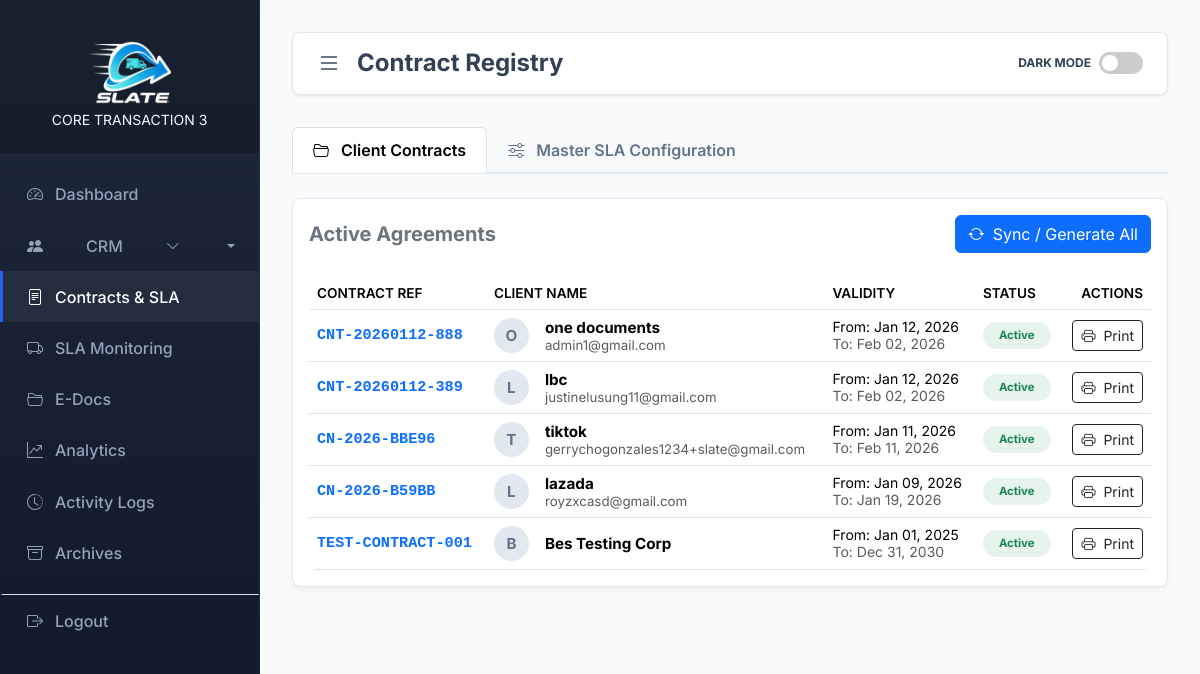
The page /admin_contracts.php (signed in) on the database as committed earlier.
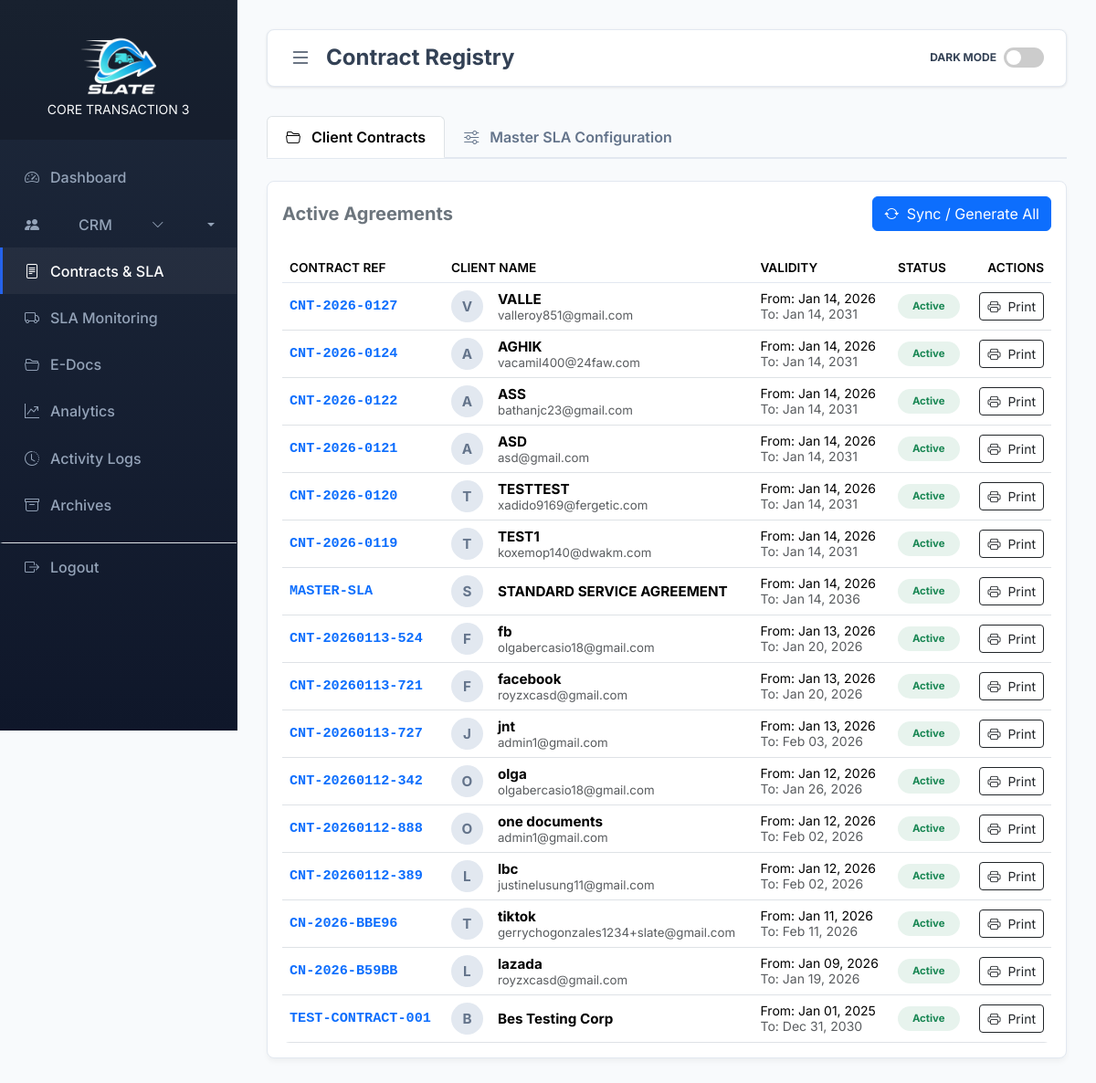
The same page on the database as committed later.
### tables this page shows
CREATE TABLE `contracts` (
  `id` int(11) NOT NULL,
  `contract_number` varchar(50) NOT NULL,
  `user_id` int(11) NOT NULL,
  `client_name` varchar(100) NOT NULL,
  `start_date` date NOT NULL,
  `end_date` date NOT NULL,
  `status` enum('Active','Expired','Terminated') DEFAULT 'Active',
  `contract_file` varchar(255) DEFAULT NULL,
  `created_at` datetime DEFAULT current_timestamp()
);

CREATE TABLE `accounts` (
  `id` int(11) NOT NULL,
  `username` varchar(255) DEFAULT NULL,
  `email` varchar(100) NOT NULL,
  `phone_number` varchar(20) DEFAULT NULL,
  `gender` enum('Male','Female','Other') DEFAULT NULL,
  `password` varchar(255) DEFAULT NULL,
  `profile_image` varchar(255) DEFAULT NULL,
  `role` enum('admin','user') DEFAULT 'user',
  `created_at` timestamp NOT NULL DEFAULT current_timestamp(),
  `otp_hash` varchar(255) DEFAULT NULL,
  `otp_expires_at` datetime DEFAULT NULL,
  `otp_attempts` int(11) DEFAULT 0,
  `last_otp_sent_at` datetime NOT NULL DEFAULT current_timestamp()
);

### admin_contracts.php (the view, shortened to what the changed rows need)
<?php
include("connection.php");
$contractsQ = mysqli_query($conn, "SELECT c.*, a.email, a.username, a.profile_image
                                   FROM contracts c
                                   LEFT JOIN accounts a ON c.user_id = a.id
                                   WHERE c.id != 0 ORDER BY c.id DESC");
?>
<!DOCTYPE html>
<html lang="en">
<head>
    <link href="https://cdn.jsdelivr.net/npm/bootstrap@5.3.3/dist/css/bootstrap.min.css" rel="stylesheet">
    <link href="https://cdn.jsdelivr.net/npm/bootstrap-icons@1.11.3/font/bootstrap-icons.css" rel="stylesheet">
</head>
<body>
    <div class="content" id="mainContent">
        <div class="card border-0 shadow-none bg-transparent">
            <div class="tab-content" id="myTabContent">
                <div class="tab-pane fade show active" id="contracts-pane" role="tabpanel">
                    <div class="card">
                        <div class="card-body">
                            <div class="table-responsive">
                                <table class="table table-hover align-middle mb-0">
                                    <thead>
                                        <tr>
                                            <th>Contract Ref</th>
                                            <th>Client Name</th>
                                            <th>Validity</th>
                                            <th>Status</th>
                                            <th class="text-end">Actions</th>
                                        </tr>
                                    </thead>
                                    <tbody>
                                        <?php if(mysqli_num_rows($contractsQ) > 0): ?>
                                            <?php while($row = mysqli_fetch_assoc($contractsQ)): ?>
                                            <tr>
                                                <td class="fw-bold text-primary font-monospace">
                                                    <?php echo $row['contract_number']; ?>
                                                </td>
                                                <td>
                                                    <div class="d-flex align-items-center gap-3">
                                                        <div class="client-avatar">
                                                            <?php echo strtoupper(substr($row['client_name'], 0, 1)); ?>
                                                        </div>
                                                        <div>
                                                            <div class="fw-bold"><?php echo $row['client_name']; ?></div>
                                                            <div class="small text-muted"><?php echo $row['email']; ?></div>
                                                        </div>
                                                    </div>
                                                </td>
                                                <td class="small">
                                                    <div>From: <?php echo date('M d, Y', strtotime($row['start_date'])); ?></div>
                                                    <div class="text-muted">To: <?php echo date('M d, Y', strtotime($row['end_date'])); ?></div>
                                                </td>
                                                <td><span class="badge bg-success bg-opacity-10 text-success px-3 py-2 rounded-pill">Active</span></td>
                                                <td class="text-end">
                                                    <a href="contract_print.php?id=<?php echo $row['id']; ?>" target="_blank" class="btn btn-sm btn-outline-dark">
                                                        <i class="bi bi-printer me-1"></i> Print
                                                    </a>
                                                </td>
                                            </tr>
                                            <?php endwhile; ?>
                                        <?php else: ?>
                                            <tr><td colspan="5" class="text-center py-5 text-muted">No contracts found. Click Sync to generate.</td></tr>
                                        <?php endif; ?>
                                    </tbody>
                                </table>
                            </div>
                        </div>
                    </div>
                </div>
            </div>
        </div>
    </div>
</body>
</html>

Rows that differ between the two databases and show on the page:
added contracts: contract_number "CNT-2026-0127", client_name "V", client_name "VALLE", user.email "valleroy851@gmail.com", start_date "Jan 14, 2026", end_date "Jan 14, 2031"
added contracts: contract_number "CNT-2026-0124", client_name "A", client_name "AGHIK", user.email "vacamil400@24faw.com", start_date "Jan 14, 2026", end_date "Jan 14, 2031"
added contracts: contract_number "CNT-2026-0122", client_name "A", client_name "ASS", user.email "bathanjc23@gmail.com", start_date "Jan 14, 2026", end_date "Jan 14, 2031"
added contracts: contract_number "CNT-2026-0121", client_name "A", client_name "ASD", user.email "asd@gmail.com", start_date "Jan 14, 2026", end_date "Jan 14, 2031"
added contracts: contract_number "CNT-2026-0120", client_name "T", client_name "TESTTEST", user.email "xadido9169@fergetic.com", start_date "Jan 14, 2026", end_date "Jan 14, 2031"
added contracts: contract_number "CNT-2026-0119", client_name "T", client_name "TEST1", user.email "koxemop140@dwakm.com", start_date "Jan 14, 2026", end_date "Jan 14, 2031"
added contracts: contract_number "MASTER-SLA", client_name "S", client_name "STANDARD SERVICE AGREEMENT", start_date "Jan 14, 2026", end_date "Jan 14, 2036"
added contracts: contract_number "CNT-20260113-524", client_name "F", client_name "fb", user.email "olgabercasio18@gmail.com", start_date "Jan 13, 2026", end_date "Jan 20, 2026"
added contracts: contract_number "CNT-20260113-721", client_name "F", client_name "facebook", user.email "royzxcasd@gmail.com", start_date "Jan 13, 2026", end_date "Jan 20, 2026"
added contracts: contract_number "CNT-20260113-727", client_name "J", client_name "jnt", user.email "admin1@gmail.com", start_date "Jan 13, 2026", end_date "Feb 03, 2026"
added contracts: contract_number "CNT-20260112-342", client_name "O", client_name "olga", user.email "olgabercasio18@gmail.com", start_date "Jan 12, 2026", end_date "Jan 26, 2026"
